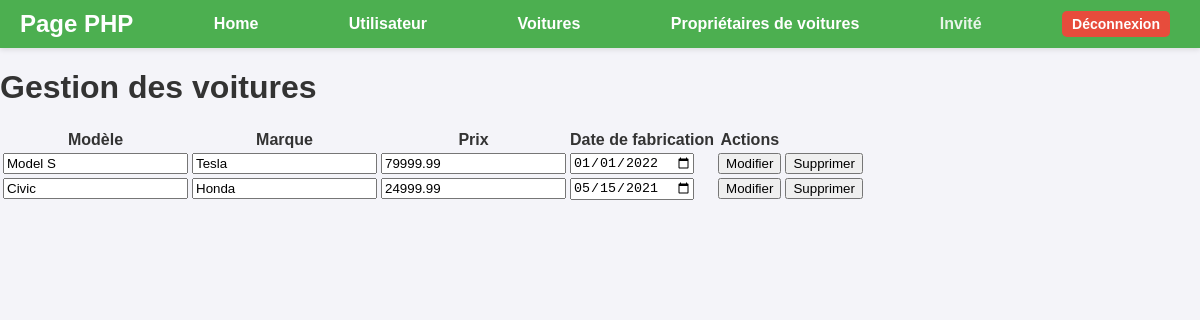
The page /public/php/cars.php on the database its author committed.
### tables this page shows
CREATE TABLE IF NOT EXISTS cars (
    id INT NOT NULL AUTO_INCREMENT PRIMARY KEY,
    model VARCHAR(255) NOT NULL,
    brand VARCHAR(255) NOT NULL,
    price DECIMAL(8,2) CHECK (price >= 0),
    build_at DATE
);

### www/public/php/cars.php (the view, shortened to what this page needs)
<?php
    $db = connect();
    $query = $db->prepare("SELECT id, model, brand, price, build_at FROM cars");
    $query->execute();
    $cars = $query->fetchAll(PDO::FETCH_OBJ);
?>
<!DOCTYPE html>
<html lang="fr">
<head>
    <link rel="stylesheet" href=".\..\css\header.css">
</head>
<body>
    <?php include './include/header.php'; ?>
    <h1>Gestion des voitures</h1>
    <?php if ($cars): ?>
        <table>
            <tr>
                <th>Modèle</th>
                <th>Marque</th>
                <th>Prix</th>
                <th>Date de fabrication</th>
                <th>Actions</th>
            </tr>
            <?php foreach ($cars as $car): ?>
                <tr>
                    <form method="POST" style="display: inline;">
                        <td>
                            <input type="text" name="model" value="<?= htmlspecialchars($car->model) ?>" required>
                        </td>
                        <td>
                            <input type="text" name="brand" value="<?= htmlspecialchars($car->brand) ?>" required>
                        </td>
                        <td>
                            <input type="number" step="0.01" name="price" value="<?= htmlspecialchars($car->price) ?>" required>
                        </td>
                        <td>
                            <input type="date" name="build_at" value="<?= htmlspecialchars($car->build_at) ?>" required>
                        </td>
                        <td>
                            <button type="submit" name="update-car" class="update-car">Modifier</button>
                        </td>
                    </form>
                    <td>
                        <form method="POST" style="display: inline;">
                            <button type="submit" name="delete-car" class="delete-car">Supprimer</button>
                        </form>
                    </td>
                </tr>
            <?php endforeach; ?>
        </table>
    <?php else: ?>
        <p>Aucune voiture trouvée.</p>
    <?php endif; ?>
</body>
</html>

### www/public/css/header.css (style rules this page uses)
body { font-family: Arial, sans-serif; margin: 0; padding: 0; background-color: #f4f4f9; color: #333; }

### rows shown on the page
cars: model "Model S", brand "Tesla", price "79999.99", build_at "01/01/2022"
cars: model "Civic", brand "Honda", price "24999.99", build_at "05/15/2021"

### other values the page prints
$username "Invité"
